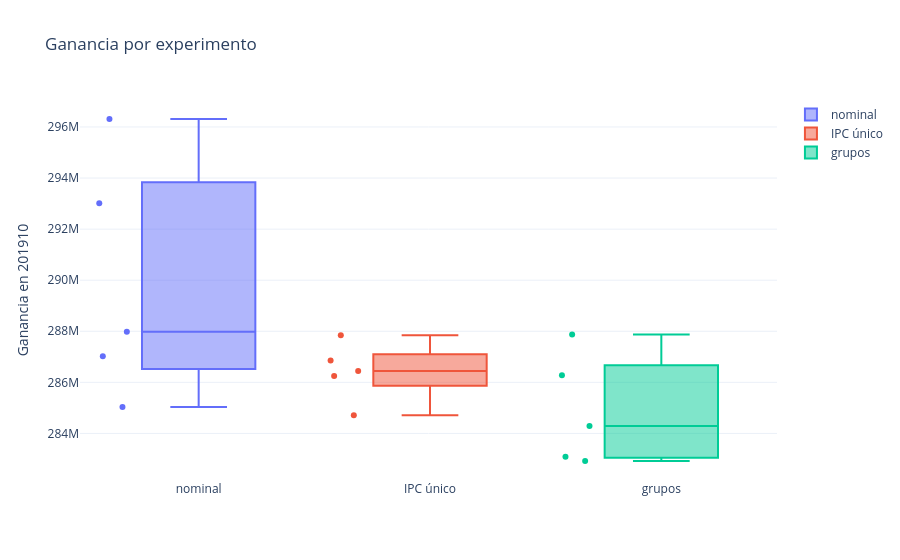

This figure's notebook cell:
### Markdown cell above
9. Los tres modelos juntos.

### Code cell
res_base = pd.read_csv("/home/ds/buckets/b1/baseline_5semillas.csv")
res_ipc = pd.read_csv("/home/ds/buckets/b1/ipc_5semillas.csv")

comparar(res_ipc, res_grupos, "IPC único", "grupos")
grafico_comparacion({"nominal": res_base, "IPC único": res_ipc, "grupos": res_grupos}).show()

### Figure 1 — Plotly figure (JSON) as saved in the notebook; plotly's stock layout.template omitted (floating-point values rounded to 4 significant figures)
{"data": [{"boxpoints": "all", "jitter": 0.3, "name": "nominal", "type": "box", "y": [296300000.0, 285000000.0, 288000000.0, 287000000.0, 293000000.0]}, {"boxpoints": "all", "jitter": 0.3, "name": "IPC único", "type": "box", "y": [286200000.0, 284700000.0, 287800000.0, 286900000.0, 286400000.0]}, {"boxpoints": "all", "jitter": 0.3, "name": "grupos", "type": "box", "y": [282900000.0, 287900000.0, 283100000.0, 286300000.0, 284300000.0]}], "layout": {"title": {"text": "Ganancia por experimento"}, "yaxis": {"title": {"text": "Ganancia en 201910"}}}}
